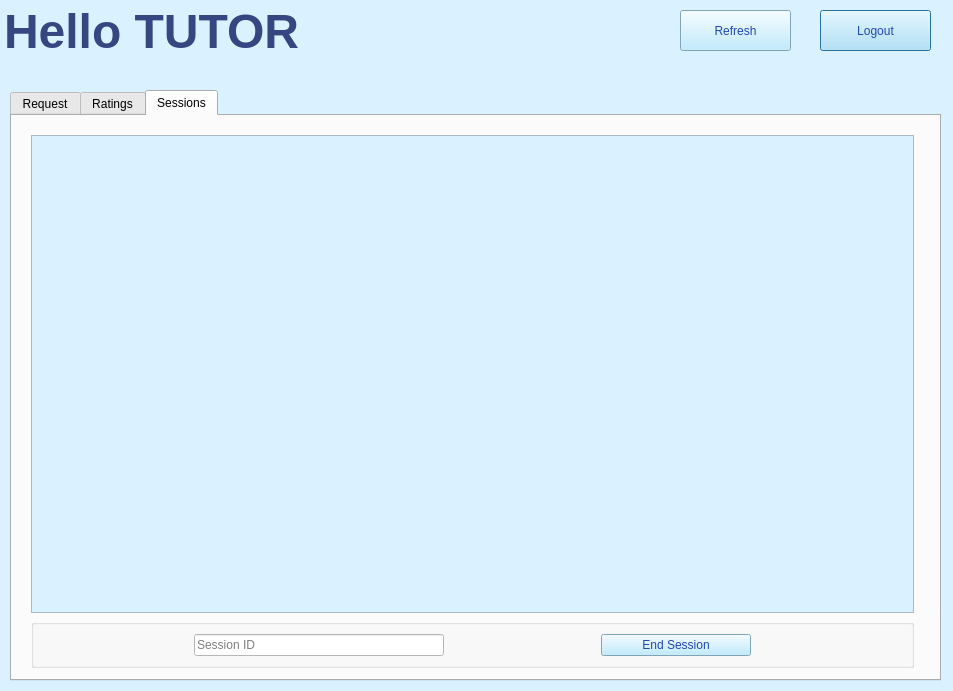
<?xml version="1.0" encoding="UTF-8"?>
<ui version="4.0">
 <class>tutordashboard</class>
 <widget class="QDialog" name="tutordashboard">
  <property name="geometry">
   <rect>
    <x>0</x>
    <y>0</y>
    <width>953</width>
    <height>691</height>
   </rect>
  </property>
  <property name="windowTitle">
   <string>Dialog</string>
  </property>
  <property name="styleSheet">
   <string notr="true">QPushButton { color: rgb(32, 72, 175); background-color: rgb(176, 230, 255)}
QDialog{background-color: rgb(218, 241, 255)}QTextBrowser{background-color: rgb(218, 241, 255)}QLineEdit{background-color: white}</string>
  </property>
  <widget class="QTextBrowser" name="top">
   <property name="geometry">
    <rect>
     <x>0</x>
     <y>0</y>
     <width>441</width>
     <height>192</height>
    </rect>
   </property>
   <property name="frameShape">
    <enum>QFrame::Shape::NoFrame</enum>
   </property>
   <property name="lineWidth">
    <number>0</number>
   </property>
   <property name="html">
    <string>&lt;!DOCTYPE HTML PUBLIC &quot;-//W3C//DTD HTML 4.0//EN&quot; &quot;http://www.w3.org/TR/REC-html40/strict.dtd&quot;&gt;
&lt;html&gt;&lt;head&gt;&lt;meta name=&quot;qrichtext&quot; content=&quot;1&quot; /&gt;&lt;meta charset=&quot;utf-8&quot; /&gt;&lt;style type=&quot;text/css&quot;&gt;
p, li { white-space: pre-wrap; }
hr { height: 1px; border-width: 0; }
li.unchecked::marker { content: &quot;\2610&quot;; }
li.checked::marker { content: &quot;\2612&quot;; }
&lt;/style&gt;&lt;/head&gt;&lt;body style=&quot; font-family:'.AppleSystemUIFont'; font-size:13pt; font-weight:400; font-style:normal;&quot;&gt;
&lt;p style=&quot; margin-top:0px; margin-bottom:0px; margin-left:0px; margin-right:0px; -qt-block-indent:0; text-indent:0px;&quot;&gt;&lt;span style=&quot; font-size:36pt; font-weight:700; color:#354680;&quot;&gt;Hello TUTOR&lt;/span&gt;&lt;/p&gt;&lt;/body&gt;&lt;/html&gt;</string>
   </property>
  </widget>
  <widget class="QPushButton" name="logout_btn">
   <property name="geometry">
    <rect>
     <x>820</x>
     <y>10</y>
     <width>111</width>
     <height>41</height>
    </rect>
   </property>
   <property name="text">
    <string>Logout</string>
   </property>
  </widget>
  <widget class="QTabWidget" name="tabWidget">
   <property name="geometry">
    <rect>
     <x>10</x>
     <y>90</y>
     <width>931</width>
     <height>591</height>
    </rect>
   </property>
   <property name="styleSheet">
    <string notr="true">QPushButton { color: rgb(32, 72, 175); background-color: rgb(176, 230, 255)}
QDialog{background-color: rgb(218, 241, 255)}QTextBrowser{background-color: rgb(218, 241, 255)}QLineEdit{background-color: white}</string>
   </property>
   <property name="currentIndex">
    <number>2</number>
   </property>
   <widget class="QWidget" name="RequestTab">
    <property name="styleSheet">
     <string notr="true">QPushButton { color: rgb(32, 72, 175); background-color: rgb(176, 230, 255)}
QDialog{background-color: rgb(218, 241, 255)}QTextBrowser{background-color: rgb(218, 241, 255)}QLineEdit{background-color: white}</string>
    </property>
    <attribute name="title">
     <string>Request</string>
    </attribute>
    <widget class="QFrame" name="request">
     <property name="geometry">
      <rect>
       <x>10</x>
       <y>10</y>
       <width>901</width>
       <height>551</height>
      </rect>
     </property>
     <layout class="QVBoxLayout" name="verticalLayout">
      <item>
       <widget class="QTextBrowser" name="request_out"/>
      </item>
      <item>
       <widget class="QGroupBox" name="request_input">
        <layout class="QHBoxLayout" name="horizontalLayout">
         <item>
          <widget class="QLineEdit" name="req_in">
           <property name="maximumSize">
            <size>
             <width>250</width>
             <height>16777215</height>
            </size>
           </property>
           <property name="toolTip">
            <string>&lt;html&gt;&lt;head/&gt;&lt;body&gt;&lt;p&gt;&lt;br/&gt;&lt;/p&gt;&lt;/body&gt;&lt;/html&gt;</string>
           </property>
           <property name="layoutDirection">
            <enum>Qt::LayoutDirection::LeftToRight</enum>
           </property>
           <property name="placeholderText">
            <string>Request ID</string>
           </property>
          </widget>
         </item>
         <item>
          <widget class="QPushButton" name="acceptreq_btn">
           <property name="maximumSize">
            <size>
             <width>150</width>
             <height>16777215</height>
            </size>
           </property>
           <property name="text">
            <string>Accept Request</string>
           </property>
          </widget>
         </item>
        </layout>
       </widget>
      </item>
     </layout>
    </widget>
   </widget>
   <widget class="QWidget" name="RatingsTab">
    <property name="styleSheet">
     <string notr="true">QPushButton { color: rgb(32, 72, 175); background-color: rgb(176, 230, 255)}
QDialog{background-color: rgb(218, 241, 255)}QTextBrowser{background-color: rgb(218, 241, 255)}QLineEdit{background-color: white}</string>
    </property>
    <attribute name="title">
     <string>Ratings</string>
    </attribute>
    <widget class="QGroupBox" name="Ratings">
     <property name="geometry">
      <rect>
       <x>10</x>
       <y>10</y>
       <width>901</width>
       <height>551</height>
      </rect>
     </property>
     <layout class="QVBoxLayout" name="verticalLayout_3">
      <item>
       <widget class="QTextBrowser" name="ratings_out"/>
      </item>
     </layout>
    </widget>
   </widget>
   <widget class="QWidget" name="SessionsTab">
    <property name="styleSheet">
     <string notr="true">QPushButton { color: rgb(32, 72, 175); background-color: rgb(176, 230, 255)}
QDialog{background-color: rgb(218, 241, 255)}QTextBrowser{background-color: rgb(218, 241, 255)}QLineEdit{background-color: white}</string>
    </property>
    <attribute name="title">
     <string>Sessions</string>
    </attribute>
    <widget class="QFrame" name="sessions">
     <property name="geometry">
      <rect>
       <x>10</x>
       <y>10</y>
       <width>901</width>
       <height>551</height>
      </rect>
     </property>
     <layout class="QVBoxLayout" name="verticalLayout_4">
      <item>
       <widget class="QTextBrowser" name="sessions_out"/>
      </item>
      <item>
       <widget class="QGroupBox" name="session_in">
        <layout class="QHBoxLayout" name="horizontalLayout_4">
         <item>
          <widget class="QLineEdit" name="session_id">
           <property name="maximumSize">
            <size>
             <width>250</width>
             <height>16777215</height>
            </size>
           </property>
           <property name="toolTip">
            <string>&lt;html&gt;&lt;head/&gt;&lt;body&gt;&lt;p&gt;&lt;br/&gt;&lt;/p&gt;&lt;/body&gt;&lt;/html&gt;</string>
           </property>
           <property name="layoutDirection">
            <enum>Qt::LayoutDirection::LeftToRight</enum>
           </property>
           <property name="placeholderText">
            <string>Session ID</string>
           </property>
          </widget>
         </item>
         <item>
          <widget class="QPushButton" name="endsession_btn">
           <property name="maximumSize">
            <size>
             <width>150</width>
             <height>16777215</height>
            </size>
           </property>
           <property name="text">
            <string>End Session</string>
           </property>
          </widget>
         </item>
        </layout>
       </widget>
      </item>
     </layout>
    </widget>
   </widget>
  </widget>
  <widget class="QPushButton" name="refresh_btn">
   <property name="geometry">
    <rect>
     <x>680</x>
     <y>10</y>
     <width>111</width>
     <height>41</height>
    </rect>
   </property>
   <property name="text">
    <string>Refresh</string>
   </property>
  </widget>
 </widget>
 <resources/>
 <connections/>
</ui>
